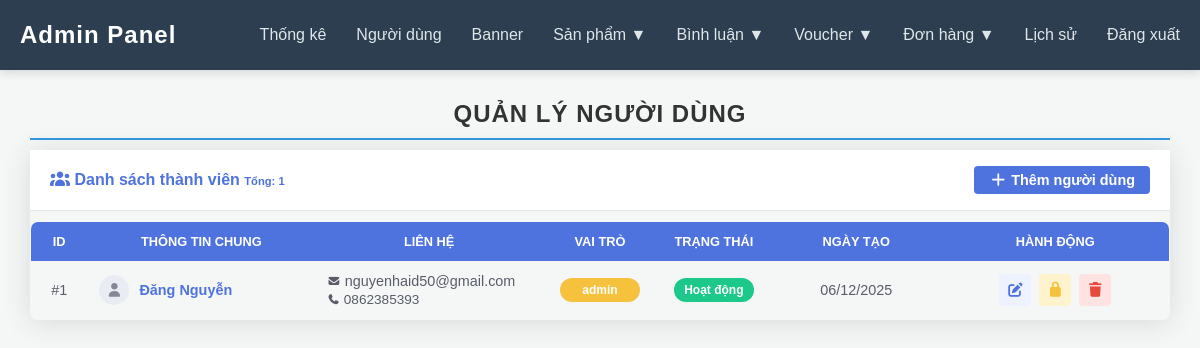
/admin/admin.php?page=user_management (signed in), run on the app's committed database.
### tables this page shows
CREATE TABLE users (
    id INT AUTO_INCREMENT PRIMARY KEY,
    fullname VARCHAR(100) NOT NULL,
    email VARCHAR(100) NOT NULL UNIQUE,
    password VARCHAR(255) NOT NULL,
    phone VARCHAR(20),
    avatar VARCHAR(255) DEFAULT NULL,  
    role TINYINT DEFAULT 0 COMMENT '0: User, 1: Admin',
    status TINYINT DEFAULT 1 COMMENT '1: Active, 0: Block',
    reset_token VARCHAR(255) NULL,  
    reset_expiry DATETIME NULL,     
    created_at TIMESTAMP DEFAULT CURRENT_TIMESTAMP,
    updated_at TIMESTAMP DEFAULT CURRENT_TIMESTAMP ON UPDATE CURRENT_TIMESTAMP
);

### admin/controllers/Admincontroller.php (called while the page is built, shortened)
<?php
require_once __DIR__ . '/../models/AdminModel.php';
class Admincontroller
{
    private $admin_model;
    public function __construct()
    {
        $this->admin_model = new AdminModel();
    }
    public function index()
    {
        include 'views/header.php';
    }
    public function user_management()
    {
        $users = $this->admin_model->getAllusers();
        include 'views/user_management.php';
    }
}

### router.php (called while the page is built, shortened)
<?php
class Router
{
    private $routes = [];
    public function add($page, $controller, $method)
    {
        $this->routes[$page] = [
            'controller' => $controller,
            'method'     => $method
        ];
    }
    public function dispatch($defaultPage = 'home')
    {
        $page = $_GET['page'] ?? $defaultPage;
        $method         = $this->routes[$page]['method'];
        $controller = new $controllerName();
        $controller->$method();
    }
}

### admin/admin.php (called while the page is built, shortened)
<?php
require_once '../Router.php';
$router = new Router();
$router->add('dashboard', 'Admincontroller', 'dashboard');
$router->add('banner', 'Admincontroller', 'banner');
$router->add('orders', 'Admincontroller', 'orders');
$router->add('voucher_history', 'Admincontroller', 'voucher_history');
$router->add('voucher', 'Admincontroller', 'voucher_management');
$router->add('edit_voucher', 'Admincontroller', 'edit_voucher');
$router->add('add_voucher', 'Admincontroller', 'add_voucher');
$router->add('delete_voucher', 'Admincontroller', 'delete_voucher');
$router->add('shipping_tracking', 'Admincontroller', 'shipping_tracking');
$router->add('update_tracking', 'Admincontroller', 'update_tracking');
$router->add('update_order', 'Admincontroller', 'update_order');
$router->add('user_management', 'Admincontroller', 'user_management');
$router->add('formthem_user', 'Admincontroller', 'formthem_user');
$router->add('add_user', 'Admincontroller', 'addUser');
$router->add('xoa', 'Admincontroller', 'xoa_user');
$router->add('sua', 'Admincontroller', 'sua_user');
$router->add('sua_user', 'Admincontroller', 'sua_user');
$router->add('khoa_user', 'Admincontroller', 'khoa_user');
$router->add('mo_khoa_user', 'Admincontroller', 'mo_khoa_user');
$router->add('categorys', 'Admincontroller', 'categorys');
$router->add('edit_category', 'Admincontroller', 'edit_category');
$router->add('add_category', 'Admincontroller', 'add_category');
$router->add('delete_category', 'Admincontroller', 'delete_category');
$router->add('comments', 'Admincontroller', 'comments');
$router->add('sua_coments', 'Admincontroller', 'comments');
$router->add('admin_product', 'Admincontroller', 'admin_product');
$router->add('formthem_product', 'Admincontroller', 'formthem_product');
$router->add('imei', 'Admincontroller', 'imei');
$router->add('wishlist', 'Admincontroller', 'wishlist');
$router->add('delete_wishlist', 'Admincontroller', 'deleteWishlist');
$router->add('contact', 'Admincontroller', 'contact');
$router->dispatch('dashboard');

### admin/models/AdminModel.php (called while the page is built, shortened)
<?php
class AdminModel
{
    protected $conn;
    public function __construct()
    {
        $host = "localhost";
        $db_name = "schedules";
        $username = "root";
        $password = "";
        try {
            $this->conn = new PDO(
                "mysql:host=$host;dbname=$db_name;charset=utf8mb4",
                $username,
                $password
            );
            $this->conn->setAttribute(PDO::ATTR_ERRMODE, PDO::ERRMODE_EXCEPTION);
        } catch (PDOException $exception) {
            die("Kết nối thất bại: " . $exception->getMessage());
        }
    }
    public function getAllusers()
    {
        $stmt = $this->conn->prepare("
            SELECT
                *,
                CASE role
                    WHEN 1 THEN 'admin'
                    WHEN 0 THEN 'user'
                    ELSE 'unknown'
                END AS role_name
            FROM users
        ");
        $stmt->execute();
        return $stmt->fetchAll(PDO::FETCH_ASSOC);
    }
}

### admin/views/user_management.php (the view, shortened to what this page needs)
<?php
$limit = 10;
$current_page = isset($_GET['p']) ? (int)$_GET['p'] : 1;
$total_records = count($users);
$offset = ($current_page - 1) * $limit;
$list_current = array_slice($users, $offset, $limit);
?>
<div class="container-fluid px-4">
    <h1 class="mt-4 mb-4 text-gray-800">Quản Lý Người Dùng</h1>
    <div class="card mb-4">
        <div class="card-header">
            <h6 class="header-title">
                <i class="fas fa-users me-1"></i> Danh sách thành viên
                <span class="badge bg-secondary ms-2" style="font-size: 0.7rem;">Tổng: <?= $total_records ?></span>
            </h6>
            <a href="?page=formthem_user" class="btn-add-new">
                <i class="fas fa-plus me-1"></i> Thêm người dùng
            </a>
        </div>
        <div class="card-body p-0">
            <div class="table-responsive">
                <table class="table table-bordered table-hover mb-0">
                    <thead>
                        <tr>
                            <th width="5%">ID</th>
                            <th width="20%" class="text-start">Thông tin chung</th>
                            <th width="20%" class="text-start">Liên hệ</th>
                            <th width="10%">Vai trò</th>
                            <th width="10%">Trạng thái</th>
                            <th width="15%">Ngày tạo</th>
                            <th width="20%">Hành động</th>
                        </tr>
                    </thead>
                    <tbody>
                        <?php if (!empty($list_current)): ?>
                            <?php foreach ($list_current as $u) : ?>
                                <?php
                                $roleClass = (stripos($u['role_name'], 'admin') !== false) ? 'badge-role-admin' : 'badge-role-user';
                                $isActive = ($u['status'] == 1);
                                $statusClass = $isActive ? 'badge-status-active' : 'badge-status-blocked';
                                $statusText = $isActive ? 'Hoạt động' : 'Đã khóa';
                                ?>
                                <tr>
                                    <td class="text-center font-weight-bold">#<?= $u['id'] ?></td>
                                    <td class="t-l">
                                        <div class="d-flex">
                                            <div class="user-avatar-small"><i class="fas fa-user"></i></div>
                                            <div>
                                                <div style="font-weight: 600; color: #4e73df;">
                                                    <?= htmlspecialchars($u['fullname'] ?? 'No Name') ?>
                                                </div>
                                            </div>
                                        </div>
                                    </td>
                                    <td class="t-l">
                                        <div style="font-size: 0.9rem;">
                                            <i class="fas fa-envelope fa-xs text-muted me-1"></i> <?= htmlspecialchars($u['email']) ?>
                                        </div>
                                        <?php if (!empty($u['phone'])): ?>
                                            <div style="font-size: 0.85rem; margin-top: 3px;">
                                                <i class="fas fa-phone fa-xs text-muted me-1"></i> <?= htmlspecialchars($u['phone']) ?>
                                            </div>
                                        <?php endif; ?>
                                    </td>
                                    <td class="text-center">
                                        <span class="badge-custom <?= $roleClass ?>"><?= htmlspecialchars($u['role_name']) ?></span>
                                    </td>
                                    <td class="text-center">
                                        <span class="badge-custom <?= $statusClass ?>"><?= $statusText ?></span>
                                    </td>
                                    <td class="text-center small text-muted">
                                        <?= date('d/m/Y', strtotime($u['created_at'])) ?>
                                    </td>
                                    <td class="text-center">
                                        <a href="admin.php?page=sua_user&id=<?= $u['id'] ?>" class="btn-action btn-edit"><i class="fas fa-edit"></i></a>
                                        <?php if ($isActive) : ?>
                                            <a href="admin.php?page=khoa_user&id=<?= $u['id'] ?>" class="btn-action btn-lock" onclick="return confirm('Khóa tài khoản?');"><i class="fas fa-lock"></i></a>
                                        <?php else : ?>
                                            <a href="admin.php?page=mo_khoa_user&id=<?= $u['id'] ?>" class="btn-action btn-unlock"><i class="fas fa-unlock"></i></a>
                                        <?php endif; ?>
                                        <a href="admin.php?page=xoa&id=<?= $u['id'] ?>" class="btn-action btn-delete" onclick="return confirm('Xóa vĩnh viễn?');"><i class="fas fa-trash"></i></a>
                                    </td>
                                </tr>
                            <?php endforeach; ?>
                        <?php else: ?>
                            <tr>
                                <td colspan="7" class="text-center text-muted py-5">Không có dữ liệu.</td>
                            </tr>
                        <?php endif; ?>
                    </tbody>
                </table>
            </div>
        </div>
    </div>
</div>

### admin/assets/css/style.css (style rules this page uses)
* { margin: 0; padding: 0; box-sizing: border-box; }
body { font-family: "Segoe UI", Arial, sans-serif; background: #f4f6f9; }
h1 { text-align: center; margin-bottom: 30px; color: #333; font-size: 24px; text-transform: uppercase; letter-spacing: 1px; border-bottom: 2px solid #3498db; padding-bottom: 10px; padding: 30px 0 10px; }
table { width: 100%; border-collapse: separate; border-spacing: 0; margin-top: 10px; border: 1px solid #eee; border-radius: 8px; overflow: hidden; }
table th, table td { padding: 15px; text-align: left; border-bottom: 1px solid #eee; }
table th { background: #f1f5f9; color: #475569; font-weight: 600; text-transform: uppercase; font-size: 0.85rem; }
table tbody tr:last-child td { border-bottom: none; }
.btn-edit { background: #fef3c7; color: #d97706; }
body { background: #f4f7f6; margin: 0; font-family: Arial, sans-serif; }
.btn-edit, .btn-delete, .btn-unblock { padding: 6px 12px; border-radius: 4px; color: white; text-decoration: none; margin-right: 5px; cursor: pointer; }
.btn-edit { background: #f39c12; }
.btn-delete { background: #e74c3c; }
table { width: 100%; border-collapse: collapse; margin-top: 10px; }
th { background: #3498db; color: white; padding: 10px; }
td { padding: 10px; border-bottom: 1px solid #ddd; }

### admin/views/user_management.php (style rules this page uses)
.card { border: none; box-shadow: 0 0.15rem 1.75rem 0 rgba(58, 59, 69, 0.15); border-radius: 0.5rem; }
.card-header { background-color: #fff; border-bottom: 1px solid #e3e6f0; padding: 1rem 1.25rem; display: flex; align-items: center; justify-content: space-between; }
.header-title { color: #4e73df; font-weight: 700; margin: 0; font-size: 1rem; }
.btn-add-new { background-color: #4e73df; color: white; padding: 6px 15px; border-radius: 4px; text-decoration: none; font-weight: 600; font-size: 0.9rem; transition: 0.2s; border: none; }
.table thead th { background-color: #4e73df; color: #fff; text-transform: uppercase; font-size: 0.8rem; border-bottom: none; vertical-align: middle; text-align: center; padding: 12px; white-space: nowrap; }
.table tbody td { vertical-align: middle; color: #5a5c69; font-size: 0.9rem; padding: 12px; text-align: center; }
.badge-custom { padding: 5px 10px; border-radius: 50rem; font-size: 0.75rem; font-weight: 700; display: inline-block; min-width: 80px; text-align: center; }
.badge-role-admin { background-color: #f6c23e; color: #fff; }
.badge-status-active { background-color: #1cc88a; color: #fff; }
.btn-action { width: 32px; height: 32px; border-radius: 4px; display: inline-flex; align-items: center; justify-content: center; margin: 0 2px; transition: 0.2s; text-decoration: none; border: none; }
.btn-edit { background: #eef2ff; color: #4e73df; }
.btn-lock { background: #fff3cd; color: #f6c23e; }
.btn-delete { background: #ffe3e3; color: #e74a3b; }
.user-avatar-small { width: 30px; height: 30px; background: #eaecf4; border-radius: 50%; display: flex; align-items: center; justify-content: center; color: #858796; margin-right: 10px; font-size: 14px; }
.container-fluid { padding: 0 30px; }
.t-l div { text-align: left; }
h1 { margin-bottom: 10px; }
.d-flex { display: flex; align-items: center; }

### data on the page
users: id "1", fullname "Đăng Nguyễn", email "nguyenhaid50@gmail.com", phone "0862385393", role_name "admin", status "Hoạt động", created_at "06/12/2025"

### other printed values
$total_records "1"
